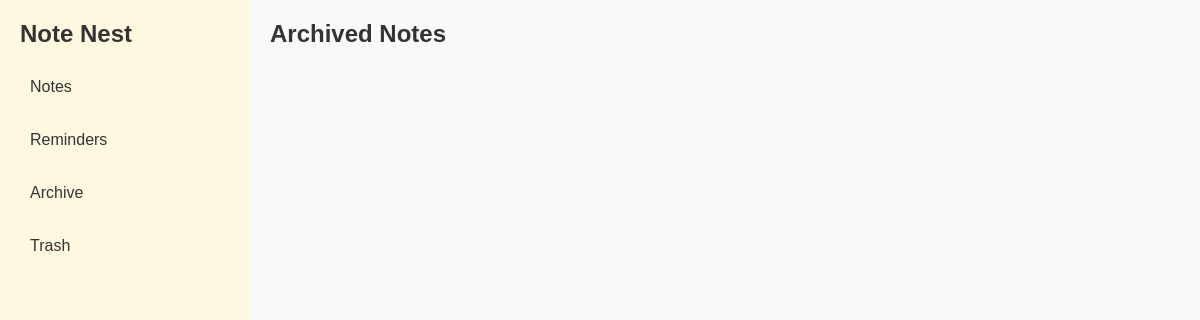
The page /archive/ (signed in) on the database as committed earlier.
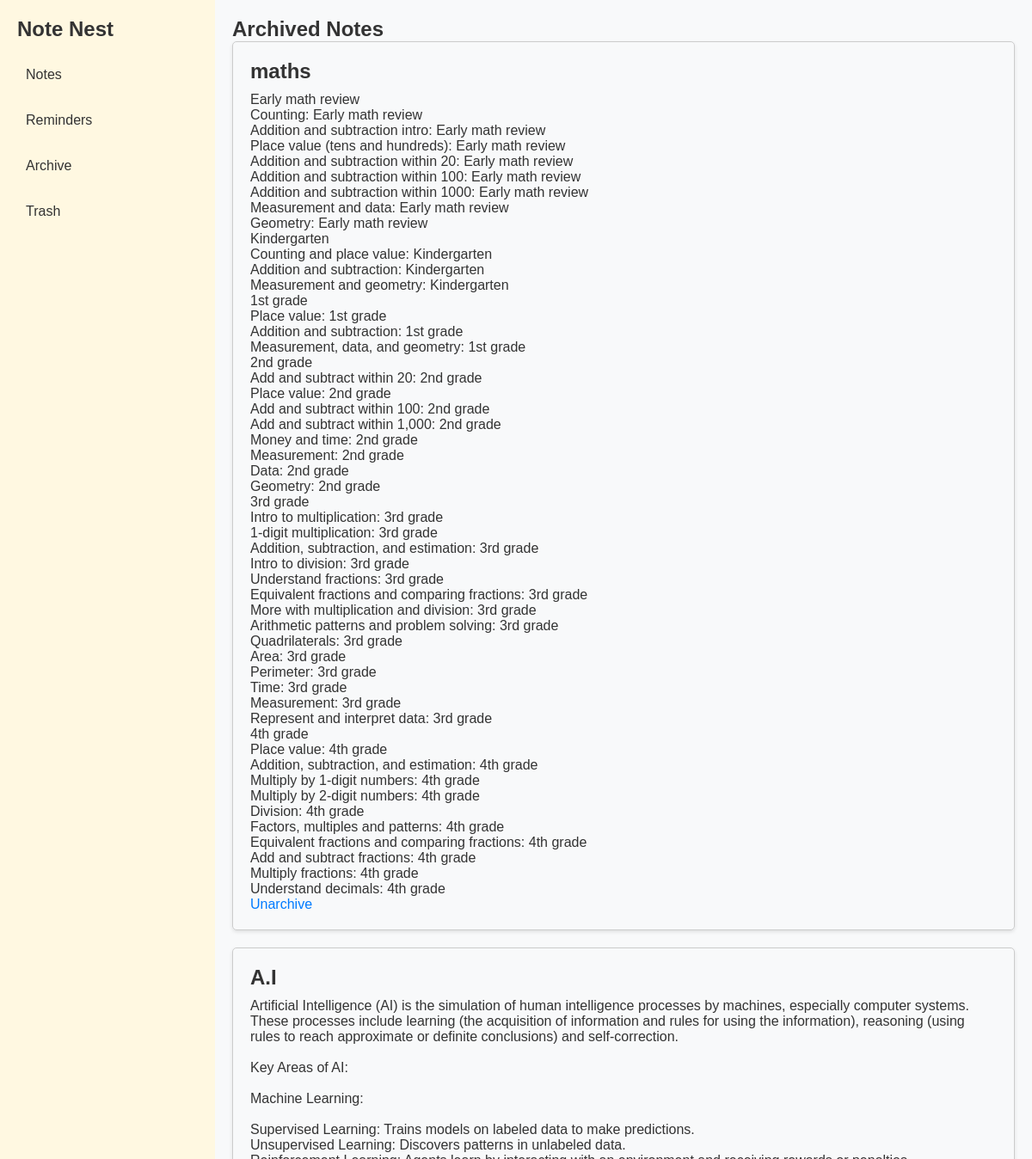
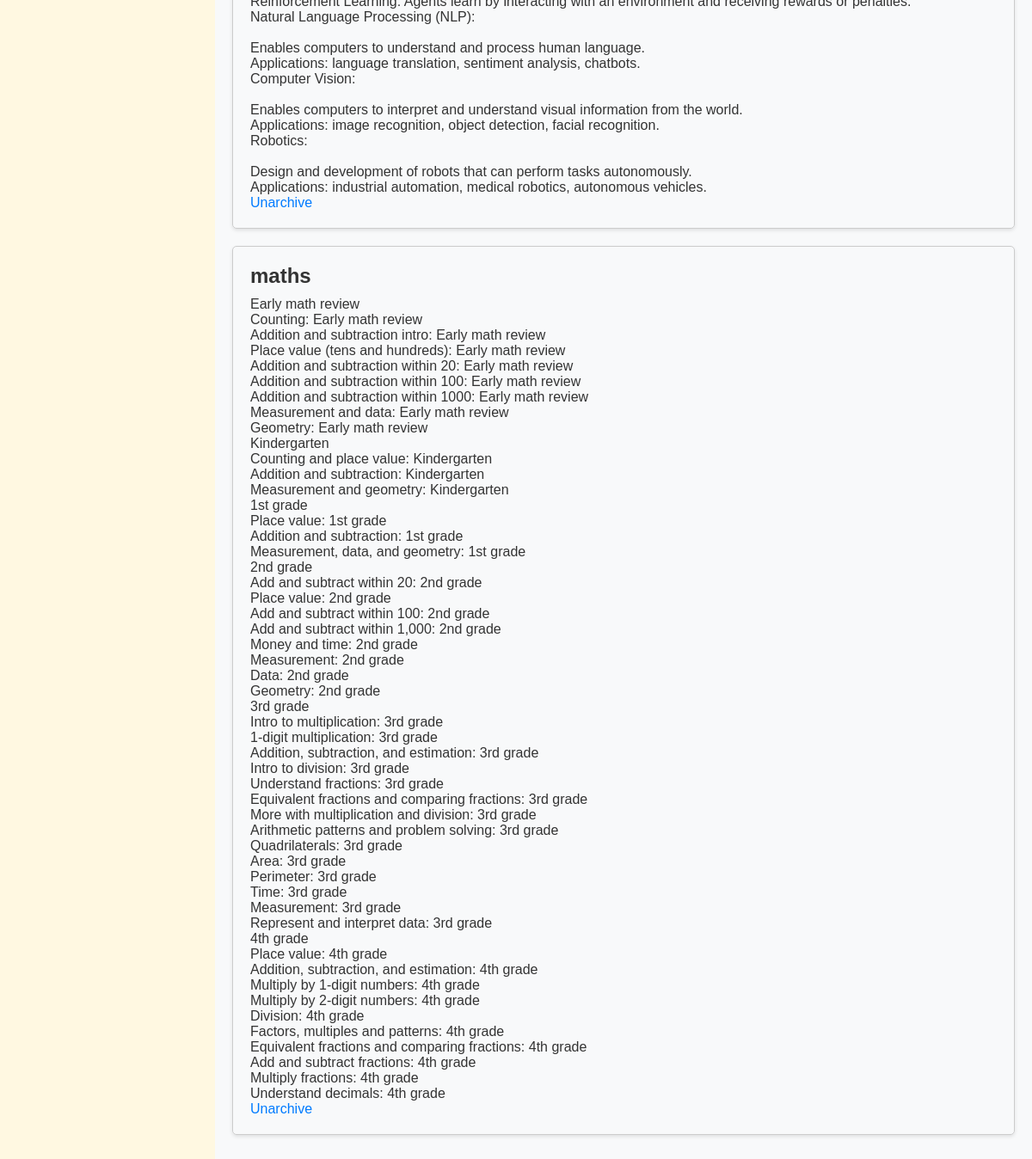
The same page on the database as committed later (2 pictures, top to bottom).
### myapp_15/models.py (models this page shows, shortened)
class Note(models.Model):
    user = models.ForeignKey(User, on_delete=models.CASCADE, related_name='notes')
    title = models.CharField(max_length=255)
    content = models.TextField(blank=True, null=True)
    pinned = models.BooleanField(default=False)
    is_archived = models.BooleanField(default=False)
    is_trashed = models.BooleanField(default=True)
    reminder_date = models.DateField(null=True, blank=True)
    labels = models.ManyToManyField(Label, blank=True)
    created_at = models.DateTimeField(auto_now_add=True)
    updated_at = models.DateTimeField(auto_now=True)

### myapp_15/views.py (the view)
# urls.py: path('archive/', views.archive, name='archive'),
def archive(request):
    archived_notes = Note.objects.filter(user=request.user,is_archived=True)
    return render(request, 'archive.html', {'notes': archived_notes})

### myapp_15/templates/archive.html
{% extends 'base.html' %}
{% load static %}
{% block content %}
<h1>Archived Notes</h1>
{% for note in notes %}
    <div class="archive">
        <h2>{{ note.title }}</h2>
        <div style="white-space: pre-wrap;">{{ note.content }}</div>
        <a href="{% url 'toggle_archive' note.id %}">Unarchive</a>
    </div>
{% endfor %}
{% endblock %}

Rows that differ between the two databases and show on the page:
added Note: title "maths", content "Early math review Counting: Early math review Addition and subtraction intro: Early math review Place value (tens and hundreds): Early math review Addition and subtraction within 20: Early math review Addition and subtraction within 100: Early math review Addition and subtraction within 1000: Early math review Measurement and data: Early math review Geometry: Early math review Kindergarten Counting and place value: Kindergarten Addition and subtraction: Kindergarten Measurement and geometry: Kindergarten 1st grade Place value: 1st grade Addition and subtraction: 1st grade Measurement, data, and geometry: 1st grade 2nd grade Add and subtract within 20: 2nd grade Place value: 2nd grade Add…"
added Note: title "A.I", content "Artificial Intelligence (AI) is the simulation of human intelligence processes by machines, especially computer systems. These processes include learning (the acquisition of information and rules for using the information), reasoning (using rules to reach approximate or definite conclusions) and self-correction. Key Areas of AI: Machine Learning: Supervised Learning: Trains models on labeled data to make predictions. Unsupervised Learning: Discovers patterns in unlabeled data. Reinforcement Learning: Agents learn by interacting with an environment and receiving rewards or penalties. Natural Language Processing (NLP): Enables computers to understand and process human language. Applications:…"
added Note: title "maths", content "Early math review Counting: Early math review Addition and subtraction intro: Early math review Place value (tens and hundreds): Early math review Addition and subtraction within 20: Early math review Addition and subtraction within 100: Early math review Addition and subtraction within 1000: Early math review Measurement and data: Early math review Geometry: Early math review Kindergarten Counting and place value: Kindergarten Addition and subtraction: Kindergarten Measurement and geometry: Kindergarten 1st grade Place value: 1st grade Addition and subtraction: 1st grade Measurement, data, and geometry: 1st grade 2nd grade Add and subtract within 20: 2nd grade Place value: 2nd grade Add…"
